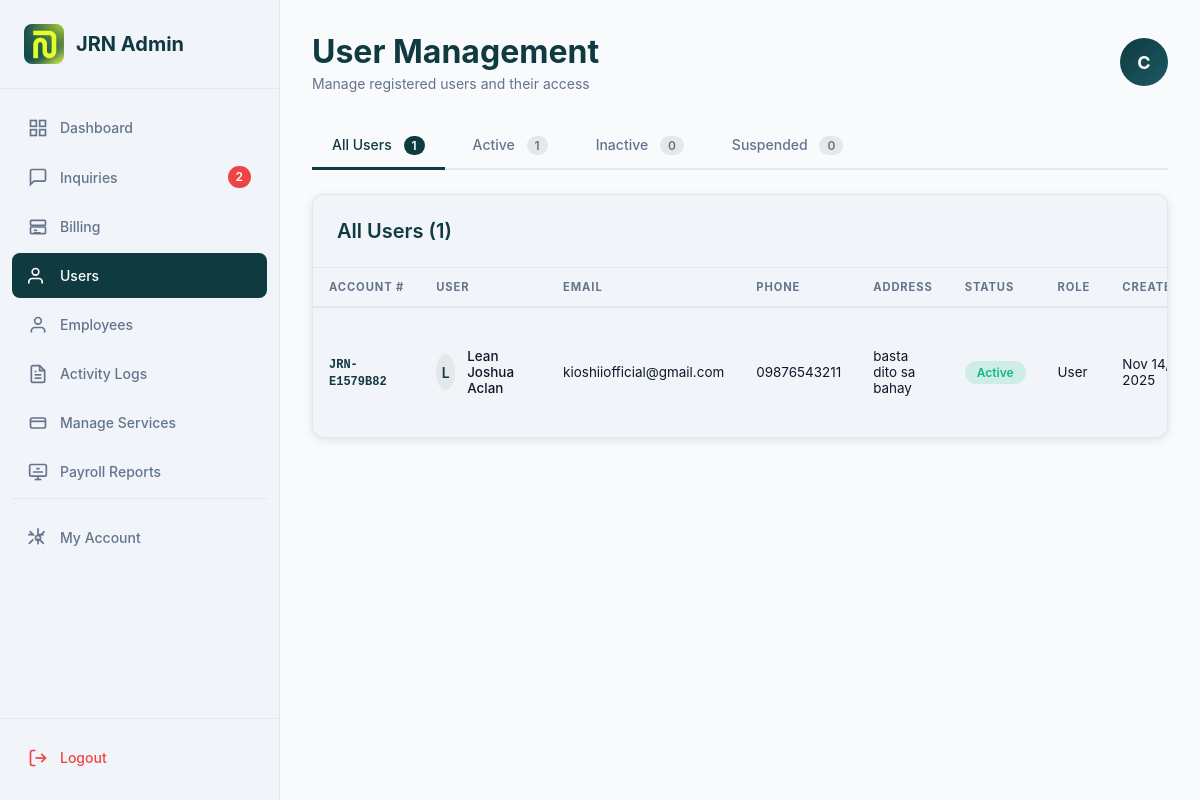
Page /admin/users-admin.php (signed in) on the committed database.
### tables this page shows
CREATE TABLE `employees` (
  `id` int(11) NOT NULL,
  `account_number` varchar(20) DEFAULT NULL,
  `email` varchar(255) NOT NULL,
  `phone` varchar(20) DEFAULT NULL,
  `password` varchar(255) NOT NULL,
  `first_name` varchar(100) NOT NULL,
  `last_name` varchar(100) NOT NULL,
  `position` varchar(100) DEFAULT NULL,
  `department` varchar(100) DEFAULT NULL,
  `role` enum('admin','employee') DEFAULT 'employee',
  `status` enum('active','inactive','archived') DEFAULT 'active',
  `created_at` timestamp NOT NULL DEFAULT current_timestamp(),
  `updated_at` timestamp NOT NULL DEFAULT current_timestamp() ON UPDATE current_timestamp()
);

CREATE TABLE `users` (
  `id` int(11) NOT NULL,
  `account_number` varchar(20) DEFAULT NULL,
  `fullname` varchar(100) NOT NULL,
  `first_name` varchar(50) DEFAULT NULL,
  `last_name` varchar(50) DEFAULT NULL,
  `username` varchar(50) DEFAULT NULL,
  `phone` varchar(20) DEFAULT NULL,
  `address` varchar(255) DEFAULT NULL,
  `city` varchar(100) DEFAULT NULL,
  `state` varchar(100) DEFAULT NULL,
  `postal_code` varchar(20) DEFAULT NULL,
  `email` varchar(150) NOT NULL,
  `password` varchar(255) NOT NULL,
  `verification_token` varchar(64) NOT NULL,
  `is_verified` tinyint(1) NOT NULL DEFAULT 0,
  `role` enum('user','admin') NOT NULL DEFAULT 'user',
  `status` enum('active','inactive','suspended') NOT NULL DEFAULT 'active',
  `created_at` timestamp NOT NULL DEFAULT current_timestamp(),
  `reset_token` varchar(255) DEFAULT NULL,
  `reset_expires` datetime DEFAULT NULL
);

### includes/auth.php (called while the page is built, shortened)
<?php
function isLoggedIn()
{
    return isset($_SESSION['user_id']) && isset($_SESSION['role']);
}
function isAdmin()
{
    return isLoggedIn() && $_SESSION['role'] === 'admin';
}

### admin/users-admin.php (the view, shortened to what this page needs)
<?php
require_once '../connection/dbconn.php';
require_once '../includes/auth.php';
require_once '../includes/activity_logger.php';
$filter          = $_GET['filter'] ?? 'all';
if ($filter === 'all') {
    $stmt = $conn->prepare("SELECT * FROM users WHERE role = 'user' ORDER BY created_at DESC");
} else {
    $stmt = $conn->prepare("SELECT * FROM users WHERE role = 'user' AND status = ? ORDER BY created_at DESC");
    $stmt->bind_param("s", $filter);
}
$stmt->execute();
$users = $stmt->get_result()->fetch_all(MYSQLI_ASSOC);
$stmt = $conn->prepare("SELECT status, COUNT(*) as count FROM users WHERE role = 'user' GROUP BY status");
$stmt->execute();
$status_counts = [];
foreach ($stmt->get_result()->fetch_all(MYSQLI_ASSOC) as $row) {
    $status_counts[$row['status']] = (int)$row['count'];
}
$total_users = array_sum($status_counts);
$is_from_employees = isset($_SESSION['account_type']) && $_SESSION['account_type'] === 'employee';
if ($is_from_employees) {
    $stmt = $conn->prepare("SELECT * FROM employees WHERE id = ?");
} else {
    $stmt = $conn->prepare("SELECT * FROM users WHERE id = ?");
}
$stmt->bind_param("i", $_SESSION['user_id']);
$stmt->execute();
$admin = $stmt->get_result()->fetch_assoc();
$stmt = $conn->prepare("SELECT COUNT(*) as pending_count FROM inquiries WHERE status = 'pending'");
$stmt->execute();
$row = $stmt->get_result()->fetch_assoc();
$pending_inquiries = $row['pending_count'] ?? 0;
?>
<!DOCTYPE html>
<html lang="en">
<head>
    <link rel="stylesheet" href="assets/css/index-admin.css">
    <link rel="stylesheet" href="assets/css/users-admin.css">
    <link rel="stylesheet" href="assets/css/logout-modal.css">
</head>
<body>
    <aside class="sidebar">
        <div class="sidebar-header">
            <div class="sidebar-logo">
                <img src="../assets/img/logo.jpg" alt="Logo" class="logo-small">
                <h2>JRN Admin</h2>
            </div>
        </div>
        <nav class="sidebar-nav">
            <a href="index-admin.php" class="nav-item">
                <svg width="20" height="20" viewBox="0 0 24 24" fill="none" stroke="currentColor" stroke-width="2">
                    <rect x="3" y="3" width="7" height="7"></rect>
                    <rect x="14" y="3" width="7" height="7"></rect>
                    <rect x="14" y="14" width="7" height="7"></rect>
                    <rect x="3" y="14" width="7" height="7"></rect>
                </svg>
                Dashboard
            </a>
            <a href="inquiries-admin.php" class="nav-item">
                <svg width="20" height="20" viewBox="0 0 24 24" fill="none" stroke="currentColor" stroke-width="2">
                    <path d="M21 15a2 2 0 0 1-2 2H7l-4 4V5a2 2 0 0 1 2-2h14a2 2 0 0 1 2 2z"></path>
                </svg>
                Inquiries
                <?php if ($pending_inquiries > 0): ?>
                    <span class="badge"><?php echo $pending_inquiries; ?></span>
                <?php endif; ?>
            </a>
            <?php if (isAdmin()): ?>
                <a href="billing-admin.php" class="nav-item">
                    <svg width="20" height="20" viewBox="0 0 24 24" fill="none" stroke="currentColor" stroke-width="2">
                        <rect x="3" y="4" width="18" height="6" rx="1" />
                        <rect x="3" y="12" width="18" height="8" rx="1" />
                        <line x1="7" y1="16" x2="11" y2="16" />
                        <line x1="7" y1="19" x2="15" y2="19" />
                    </svg>
                    Billing
                </a>
            <?php endif; ?>
            <a href="users-admin.php" class="nav-item active">
                <svg width="20" height="20" viewBox="0 0 24 24" fill="none" stroke="currentColor" stroke-width="2">
                    <circle cx="9" cy="7" r="4"></circle>
                    <path d="M17 21v-2a4 4 0 0 0-4-4H5a4 4 0 0 0-4 4v2"></path>
                </svg>
                Users
            </a>
            <?php if (isAdmin()): ?>
                <a href="employees-admin.php" class="nav-item">
                    <svg width="20" height="20" viewBox="0 0 24 24" fill="none" stroke="currentColor" stroke-width="2">
                        <path d="M20 21v-2a4 4 0 0 0-4-4H8a4 4 0 0 0-4 4v2"></path>
                        <circle cx="12" cy="7" r="4"></circle>
                    </svg>
                    Employees
                </a>
                <a href="activity-logs.php" class="nav-item">
                    Activity Logs
                </a>
                <a href="services-admin.php" class="nav-item">
                    <svg width="20" height="20" viewBox="0 0 24 24" fill="none" stroke="currentColor" stroke-width="2">
                        <rect x="3" y="6" width="18" height="12" rx="2" />
                        <path d="M3 10h18" />
                    </svg>
                    Manage Services
                </a>
                <a href="payroll-reports-admin.php" class="nav-item">
                    <svg width="20" height="20" viewBox="0 0 24 24" fill="none" stroke="currentColor" stroke-width="2">
                        <rect x="2" y="3" width="20" height="14" rx="2" />
                        <line x1="8" y1="21" x2="16" y2="21" />
                        <line x1="12" y1="17" x2="12" y2="21" />
                        <path d="M6 8h.01M10 8h4M6 12h12" />
                    </svg>
                    Payroll Reports
                </a>
            <?php endif; ?>
            <div style="margin-top: auto; padding-top: 1rem; border-top: 1px solid var(--border-color);">
                <a href="admin-account.php" class="nav-item">
                    <svg width="20" height="20" viewBox="0 0 24 24" fill="none" stroke="currentColor" stroke-width="2" stroke-linecap="round" stroke-linejoin="round">
                        <circle cx="12" cy="12" r="3"></circle>
                        <path d="M12 1v6m0 6v6m6-11h-6m-6 0H1m18.4-3.6l-4.2 4.2m-8.4 0l-4.2-4.2M18.4 18.4l-4.2-4.2m-8.4 0l-4.2 4.2"></path>
                    </svg>
                    My Account
                </a>
            </div>
        </nav>
        <div class="sidebar-footer">
            <a href="#" class="nav-item logout" id="logout-btn">
                <svg width="20" height="20" viewBox="0 0 24 24" fill="none" stroke="currentColor" stroke-width="2">
                    <path d="M9 21H5a2 2 0 0 1-2-2V5a2 2 0 0 1 2-2h4"></path>
                    <polyline points="16 17 21 12 16 7"></polyline>
                    <line x1="21" y1="12" x2="9" y2="12"></line>
                </svg>
                Logout
            </a>
        </div>
    </aside>
    <main class="main-content">
        <header class="admin-header">
            <div class="admin-header-left">
                <h1>User Management</h1>
                <p class="header-subtitle">Manage registered users and their access</p>
            </div>
            <div class="admin-header-right">
                <div class="avatar-circle">
                    <?php echo strtoupper(substr($admin['first_name'] ?? 'A', 0, 1)); ?>
                </div>
            </div>
        </header>
        <div class="filter-tabs">
            <a href="?filter=all" class="filter-tab <?php echo $filter === 'all' ? 'active' : ''; ?>">
                All Users
                <span class="count"><?php echo $total_users; ?></span>
            </a>
            <a href="?filter=active" class="filter-tab <?php echo $filter === 'active' ? 'active' : ''; ?>">
                Active
                <span class="count"><?php echo $status_counts['active'] ?? 0; ?></span>
            </a>
            <a href="?filter=inactive" class="filter-tab <?php echo $filter === 'inactive' ? 'active' : ''; ?>">
                Inactive
                <span class="count"><?php echo $status_counts['inactive'] ?? 0; ?></span>
            </a>
            <a href="?filter=suspended" class="filter-tab <?php echo $filter === 'suspended' ? 'active' : ''; ?>">
                Suspended
                <span class="count"><?php echo $status_counts['suspended'] ?? 0; ?></span>
            </a>
        </div>
        <div class="card">
            <div class="card-header">
                <h2><?php echo ucfirst($filter); ?> Users (<?php echo count($users); ?>)</h2>
            </div>
            <?php if (count($users) > 0): ?>
                <table class="data-table">
                    <thead>
                        <tr>
                            <th>Account #</th>
                            <th>User</th>
                            <th>Email</th>
                            <th>Phone</th>
                            <th>Address</th>
                            <th>Status</th>
                            <th>Role</th>
                            <th>Created</th>
                        </tr>
                    </thead>
                    <tbody>
                        <?php foreach ($users as $user): ?>
                            <tr>
                                <td>
                                    <code style="font-size: 0.75rem; color: var(--primary); font-weight: 600;">
                                        <?php echo htmlspecialchars($user['account_number'] ?? 'N/A'); ?>
                                    </code>
                                </td>
                                <td>
                                    <div class="user-cell">
                                        <div class="avatar-sm">
                                            <?php
                                            $name = $user['fullname'] ?? $user['first_name'] . ' ' . $user['last_name'] ?? 'U';
                                            echo strtoupper(substr($name, 0, 1));
                                            ?>
                                        </div>
                                        <div>
                                            <strong><?php echo htmlspecialchars($user['fullname'] ?? ($user['first_name'] . ' ' . $user['last_name'])); ?></strong>
                                        </div>
                                    </div>
                                </td>
                                <td><?php echo htmlspecialchars($user['email']); ?></td>
                                <td><?php echo htmlspecialchars($user['phone'] ?? 'N/A'); ?></td>
                                <td><?php echo htmlspecialchars($user['address'] ?? 'N/A'); ?></td>
                                <td>
                                    <?php
                                    $statusClass = match ($user['status']) {
                                        'active'    => 'status--success',
                                        'inactive'  => 'status--warning',
                                        'suspended' => 'status--error',
                                        default     => 'status--info',
                                    };
                                    ?>
                                    <span class="status <?php echo $statusClass; ?>"><?php echo ucfirst($user['status']); ?></span>
                                </td>
                                <td><?php echo ucfirst($user['role']); ?></td>
                                <td><?php echo date('M d, Y', strtotime($user['created_at'])); ?></td>
                            </tr>
                        <?php endforeach; ?>
                    </tbody>
                </table>
            <?php endif; ?>
        </div>
    </main>
</body>
</html>

### admin/assets/css/logout-modal.css (style rules this page uses)
:root { --primary: #0f3a40; --secondary: #1c5a63; --accent: #bfe600; --background-light: #f5f7fa; --background-alt: #e5e7eb; --text-light: #ffffff; --text-dark: #2c3e50; --primary-dark: #0a2a2f; }

### admin/users-admin.php (style rules this page uses)
:root { color-scheme: light only !important; --primary: #0F3A40; --primary-mid: #1a5560; --primary-light: #e8f4f5; --accent: #2fb8c4; --accent-soft: #e0f7fa; --gold: #f59e0b; --gold-soft: #fef3c7; --text-primary: #0f172a; --text-secondary: #64748b; --text-muted: #94a3b8; --bg-page: #f8fafc; --bg-card: #ffffff; --bg-secondary: #f1f5f9; --border-color: #e2e8f0; --border-strong: #cbd5e1; --green: #16a34a; --green-soft: #dcfce7; --green-border: #bbf7d0; --red: #dc2626; --red-soft: #fee2e2; --red-border: #fecaca; --amber: #d97706; --amber-soft: #fef9c3; --amber-border: #fde68a; --slate: #64748b; --slate-soft: #f1f5f9; --slate-border: #e2e8f0; --shadow-sm: 0 1px 3px rgba(0, 0, 0, 0.06); --shadow-md: 0 4px 16px rgba(0, 0, 0, 0.08); --shadow-lg: 0 12px 40px rgba(0, 0, 0, 0.10); --shadow-xl: 0 24px 64px rgba(0, 0, 0, 0.13); --r-sm: 8px; --r-md: 12px; --r-lg: 16px; --r-xl: 20px; }
*, *::before, *::after { box-sizing: border-box; }
body { background: var(--bg-page) !important; color: var(--text-primary) !important; font-family: 'DM Sans', -apple-system, sans-serif !important; }
.data-table { width: 100%; border-collapse: separate; border-spacing: 0; }
.data-table thead th { background: var(--bg-secondary); color: var(--text-secondary); font-size: 0.7rem; font-weight: 700; text-transform: uppercase; letter-spacing: 0.08em; padding: 0.75rem 1rem; border-bottom: 2px solid var(--border-color); white-space: nowrap; }
.data-table tbody tr { transition: background 0.14s; }
.data-table tbody td { padding: 0.9rem 1rem; border-bottom: 1px solid var(--border-color); font-size: 0.84rem; vertical-align: middle; }
.data-table tbody tr:last-child td { border-bottom: none; }

### rows in the picture
employees: first_name "C"
users: account_number "JRN-E1579B82", fullname "L", fullname "Lean Joshua Aclan", email "kioshiiofficial@gmail.com", phone "09876543211", address "basta dito sa bahay", status "Active", role "User", created_at "Nov 14, 2025"

### other values in the picture
$pending_inquiries "2"
$total_users "1"
$status_counts['active'] "1"
$status_counts['inactive'] "0"
$status_counts['suspended'] "0"
$filter "All"
count($users) "1"
